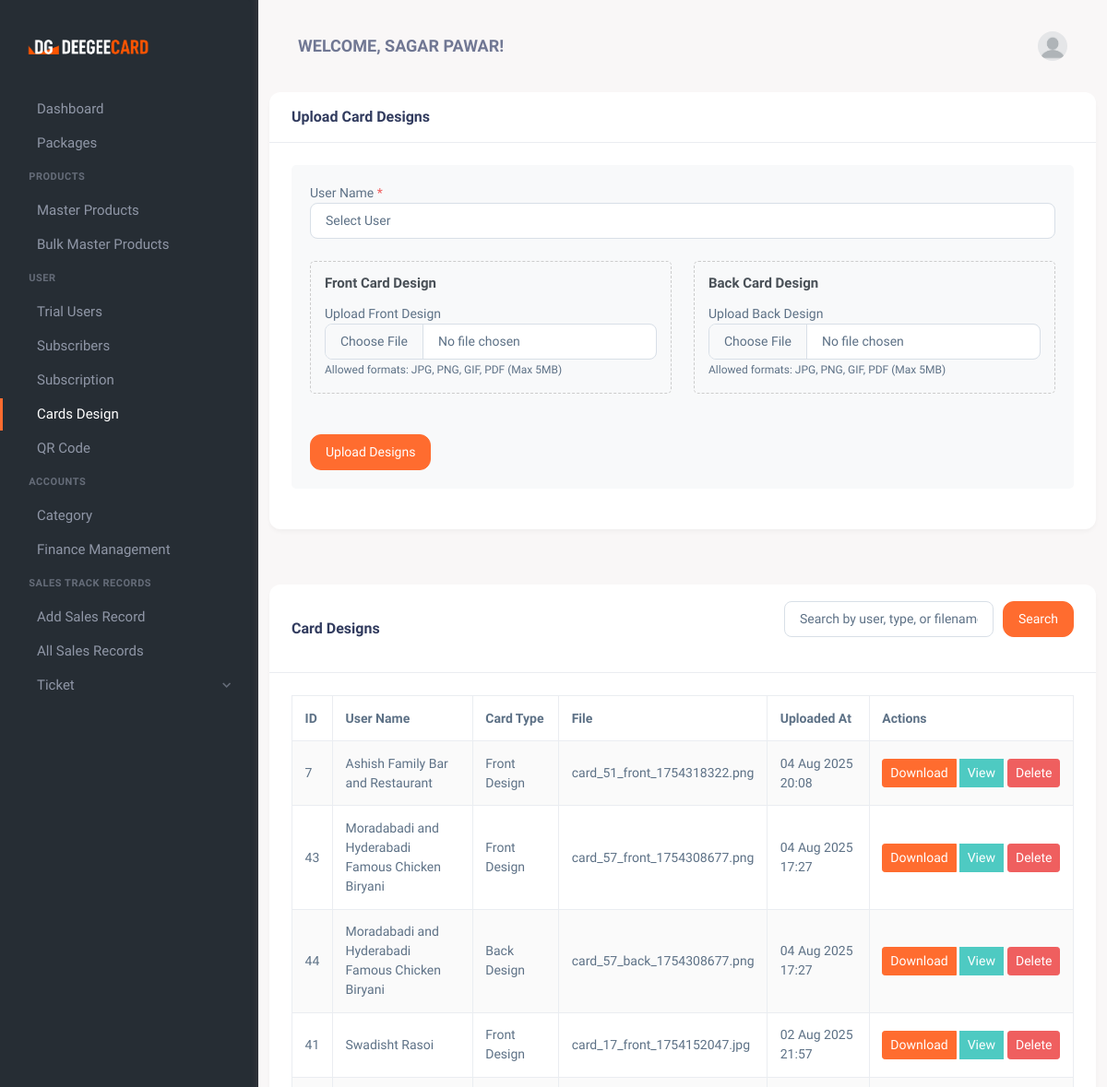
Page /cards.php (signed in, upper part) on the earlier database version.
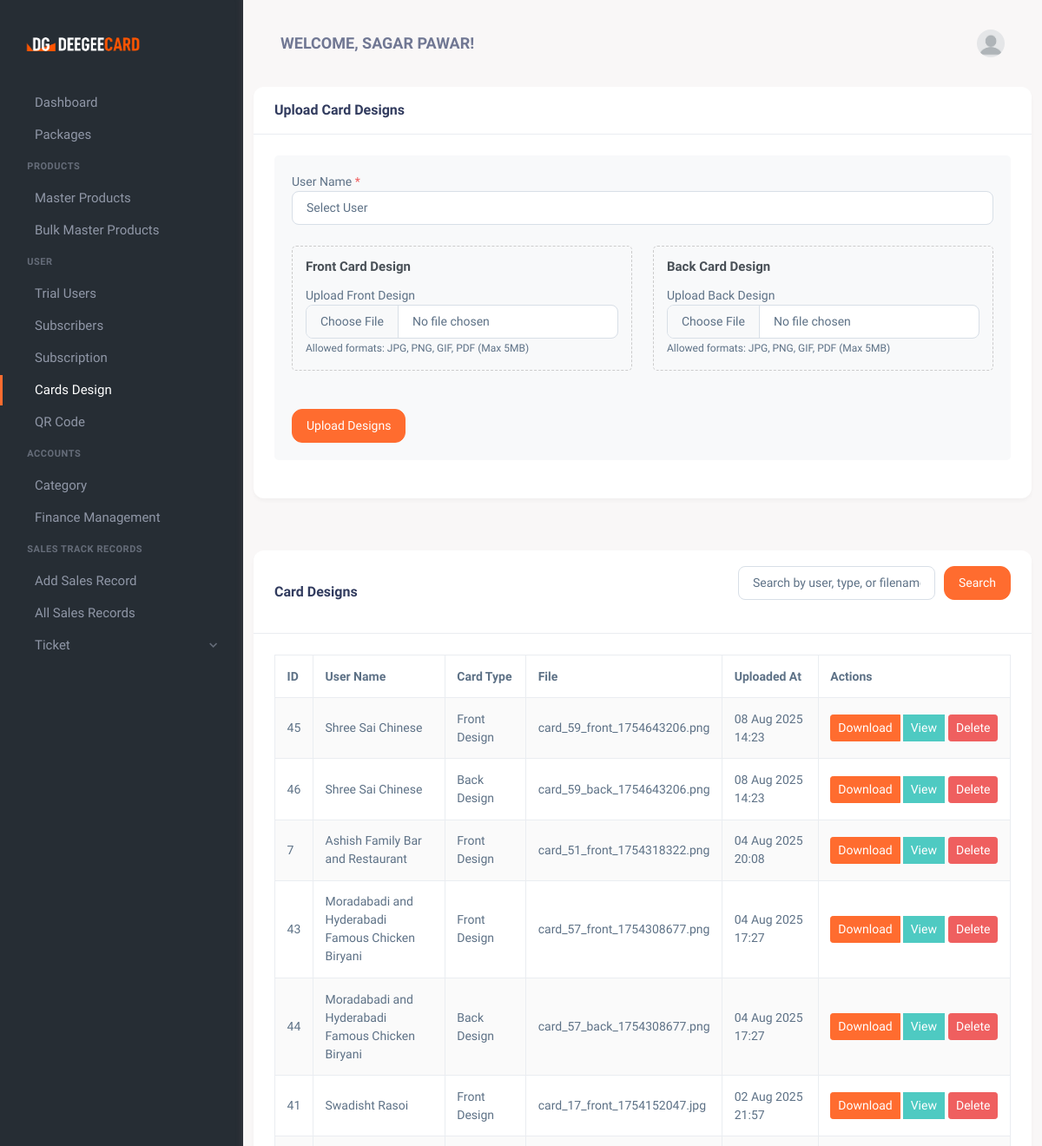
Same page on the later database version.
### tables this page shows
CREATE TABLE `user_cards` (
  `id` int(11) NOT NULL,
  `user_id` int(11) NOT NULL,
  `card_type` enum('front','back') NOT NULL,
  `file_path` varchar(255) NOT NULL,
  `uploaded_at` datetime NOT NULL
);

CREATE TABLE `users` (
  `id` int(11) NOT NULL,
  `Name` varchar(100) NOT NULL,
  `Email` varchar(100) NOT NULL,
  `Password` varchar(255) NOT NULL,
  `role` enum('admin','user','sales_person') NOT NULL DEFAULT 'user',
  `created_at` timestamp NOT NULL DEFAULT CURRENT_TIMESTAMP,
  `updated_at` timestamp NOT NULL DEFAULT CURRENT_TIMESTAMP ON UPDATE CURRENT_TIMESTAMP,
  `phone` varchar(15) NOT NULL,
  `address` text NOT NULL,
  `is_trial` tinyint(1) DEFAULT '0',
  `trial_start` datetime DEFAULT NULL,
  `trial_end` datetime DEFAULT NULL
);

### cards.php (the view, shortened to what the changed rows need)
<?php
require 'db_connection.php';
$cards_sql = "SELECT uc.*, u.name as user_name
              FROM user_cards uc
              JOIN users u ON uc.user_id = u.id";
$cards_sql .= " ORDER BY uc.uploaded_at DESC, u.name ASC, uc.card_type ASC";
$cards_stmt = $conn->prepare($cards_sql);
$cards_stmt->execute();
$cards_result = $cards_stmt->get_result();
?>
<!DOCTYPE html>
<html lang="en">
<head>
    <link href="assets/css/vendor.min.css" rel="stylesheet" type="text/css" />
    <link href="assets/css/icons.min.css" rel="stylesheet" type="text/css" />
    <link href="assets/css/app.min.css" rel="stylesheet" type="text/css" />
    <link href="assets/css/style.css" rel="stylesheet" type="text/css" />
</head>
<body>
    <div class="wrapper">
        <div class="page-content">
            <div class="container">
                <div class="row mt-4">
                    <div class="col-xl-12">
                        <div class="card">
                            <div class="card-body">
                                <div class="table-responsive">
                                    <table class="table table-striped table-bordered">
                                        <thead>
                                            <tr>
                                                <th>ID</th>
                                                <th>User Name</th>
                                                <th>Card Type</th>
                                                <th>File</th>
                                                <th>Uploaded At</th>
                                                <th>Actions</th>
                                            </tr>
                                        </thead>
                                        <tbody>
                                            <?php if ($cards_result->num_rows > 0): ?>
                                                <?php while ($card = $cards_result->fetch_assoc()): ?>
                                                    <tr>
                                                        <td><?php echo $card['id']; ?></td>
                                                        <td><?php echo htmlspecialchars($card['user_name']); ?></td>
                                                        <td><?php echo ucfirst($card['card_type']); ?> Design</td>
                                                        <td>
                                                            <?php
                                                            $file_name = basename($card['file_path']);
                                                            echo htmlspecialchars($file_name);
                                                            ?>
                                                        </td>
                                                        <td><?php echo date('d M Y H:i', strtotime($card['uploaded_at'])); ?></td>
                                                        <td>
                                                            <div class="btn-group" role="group">
                                                                <a href="<?php echo $card['file_path']; ?>" class="btn btn-sm btn-primary mr-1" download>
                                                                    Download
                                                                </a>
                                                                <a href="<?php echo $card['file_path']; ?>" class="btn btn-sm btn-info mr-1" target="_blank">
                                                                    View
                                                                </a>
                                                                <form method="post" style="display:inline;">
                                                                    <button type="submit" name="delete_card" class="btn btn-sm btn-danger"
                                                                            onclick="return confirm('Are you sure you want to delete this card design? This action cannot be undone.')">
                                                                        Delete
                                                                    </button>
                                                                </form>
                                                            </div>
                                                        </td>
                                                    </tr>
                                                <?php endwhile; ?>
                                            <?php endif; ?>
                                        </tbody>
                                    </table>
                                </div>
                            </div>
                        </div>
                    </div>
                </div>
            </div>
        </div>
    </div>
</body>
</html>

Differences in the rows shown:
added user_cards: id "45", user.Name "Shree Sai Chinese", card_type "Front", file_path "card_59_front_1754643206.png", uploaded_at "08 Aug 2025 14:23"
added user_cards: id "46", user.Name "Shree Sai Chinese", card_type "Back", file_path "card_59_back_1754643206.png", uploaded_at "08 Aug 2025 14:23"
